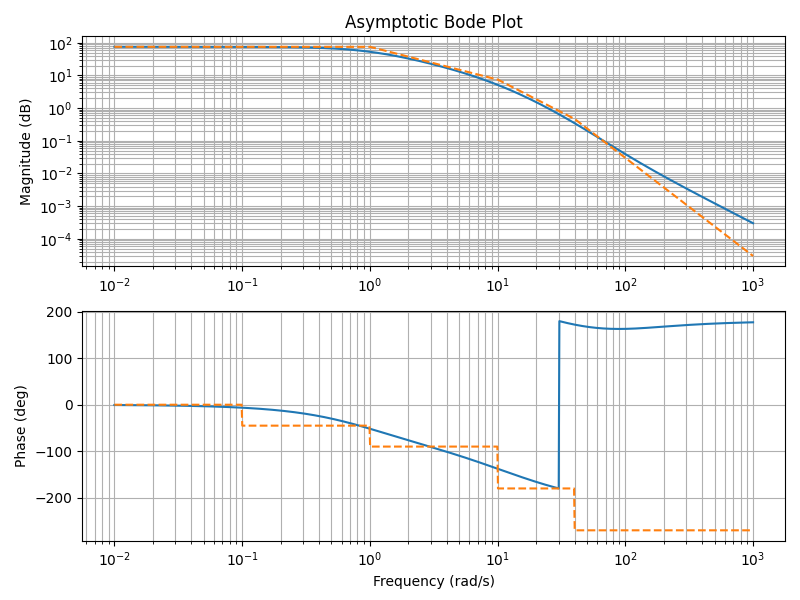

Source code (Python):
import numpy as np
import matplotlib.pyplot as plt


# Define the transfer function
def G(s):
  return 300 * (s + 100) / ((s + 1) * (s + 10) * (s + 40))


# Generate frequency vector (in rad/s)
w = np.logspace(-2, 3, 1000)

# Compute magnitude and phase
mag = 300 * np.abs(1j * w + 100) / (np.abs(1j * w + 1) * np.abs(1j * w + 10) * np.abs(1j * w + 40))
phase = np.angle(G(1j * w), deg=True)

# Asymptotic magnitude approximation
asymp_mag = np.zeros_like(w)
asymp_mag[w < 1] = 300 * 100 / (1 * 10 * 40)  # DC gain
asymp_mag[(w >= 1) & (w < 10)] = 300 * 100 / (w[np.where((w >= 1) & (w < 10))] * 10 * 40)  # -20 dB/dec slope
asymp_mag[(w >= 10) & (w < 40)] = 300 * 100 / (w[np.where((w >= 10) & (w < 40))] ** 2 * 40)  # -40 dB/dec slope
asymp_mag[w >= 40] = 300 * 100 / (w[w >= 40] ** 3)  # -60 dB/dec slope

# Asymptotic phase approximation
asymp_phase = np.zeros_like(w)
asymp_phase[w < 0.1] = 0  # 0 deg
asymp_phase[(w >= 0.1) & (w < 1)] = -45  # -45 deg
asymp_phase[(w >= 1) & (w < 10)] = -90  # -90 deg
asymp_phase[(w >= 10) & (w < 40)] = -180  # -180 deg
asymp_phase[w >= 40] = -270  # -270 deg

# Plot Bode diagram
fig, (ax1, ax2) = plt.subplots(2, 1, figsize=(8, 6))

ax1.loglog(w, mag)
ax1.loglog(w, asymp_mag, '--')
ax1.set_ylabel('Magnitude (dB)')
ax1.set_title('Asymptotic Bode Plot')
ax1.grid(which='both')

ax2.semilogx(w, phase)
ax2.semilogx(w, asymp_phase, '--')
ax2.set_xlabel('Frequency (rad/s)')
ax2.set_ylabel('Phase (deg)')
ax2.grid(which='both')

plt.tight_layout()
plt.show()
